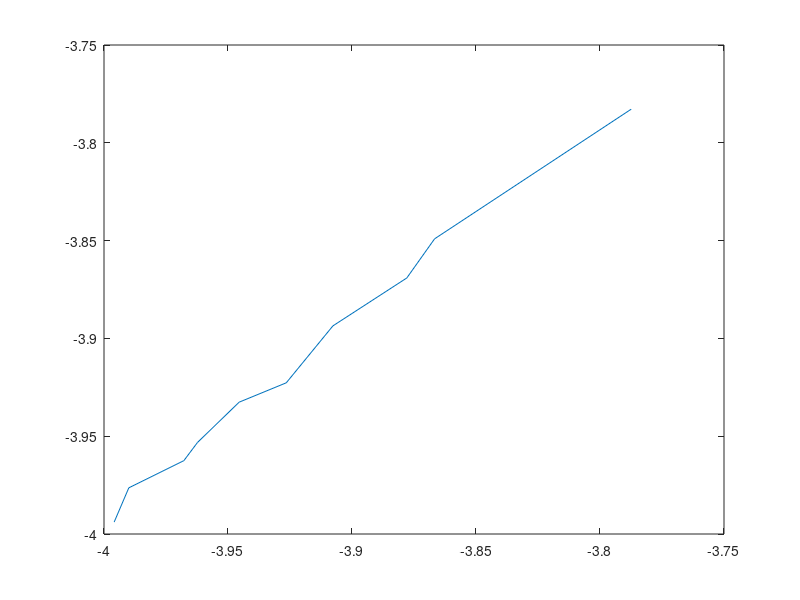

Source code (MATLAB): (Note: this script raises an error after producing the figure.)
% Konrad Koryciński 
% Projekt z przedmiotu SNN - aproksymacja

clc;
clear;

% Import danych z pliku tekstowego
%mDane=load('A_test_14.txt');
mDane = load('test_dane.txt');
% Opis danych:
% kolumna 1 - x
% kolumna 2 - y=f(x)
plot(mDane(:,1),mDane(:,2));
print -djpg "dane_oryginal.jpg";

%Normalizacja i centrowanie
mDane
% to nizej to to samo co studentize :) 
%mPrestd = prestd(mDane(:,2))
mTmp = studentize(mDane)
mNormX = norm(mTmp(:,1), inf)
mNormY = norm(mTmp(:,2), inf)
% odchylanie standardowe
%mStd = std(mDane)
mDane(:,1) = mTmp(:,1) ./ mNormX;
mDane(:,2) = mTmp(:,2) ./ mNormY;
mDane

%prestd(dane)
%mDane(:,1) = mDane(:,1) - mean(mDane(:,1))
%mDane
% podzial zbioru na zbior uczacy i testowy
[mTrain, mTest] = subset(mDane',1,1,1/2)
%poststd(prestd(dane))
%trastd(dane)
%mapstd(dane)
%dane
%dane(:)
%dane(:,1)'
%dane(:,2)'
plot(mDane(:,1),mDane(:,2));
print -djpg "dane_norm.jpg";
%print -deps foo.eps